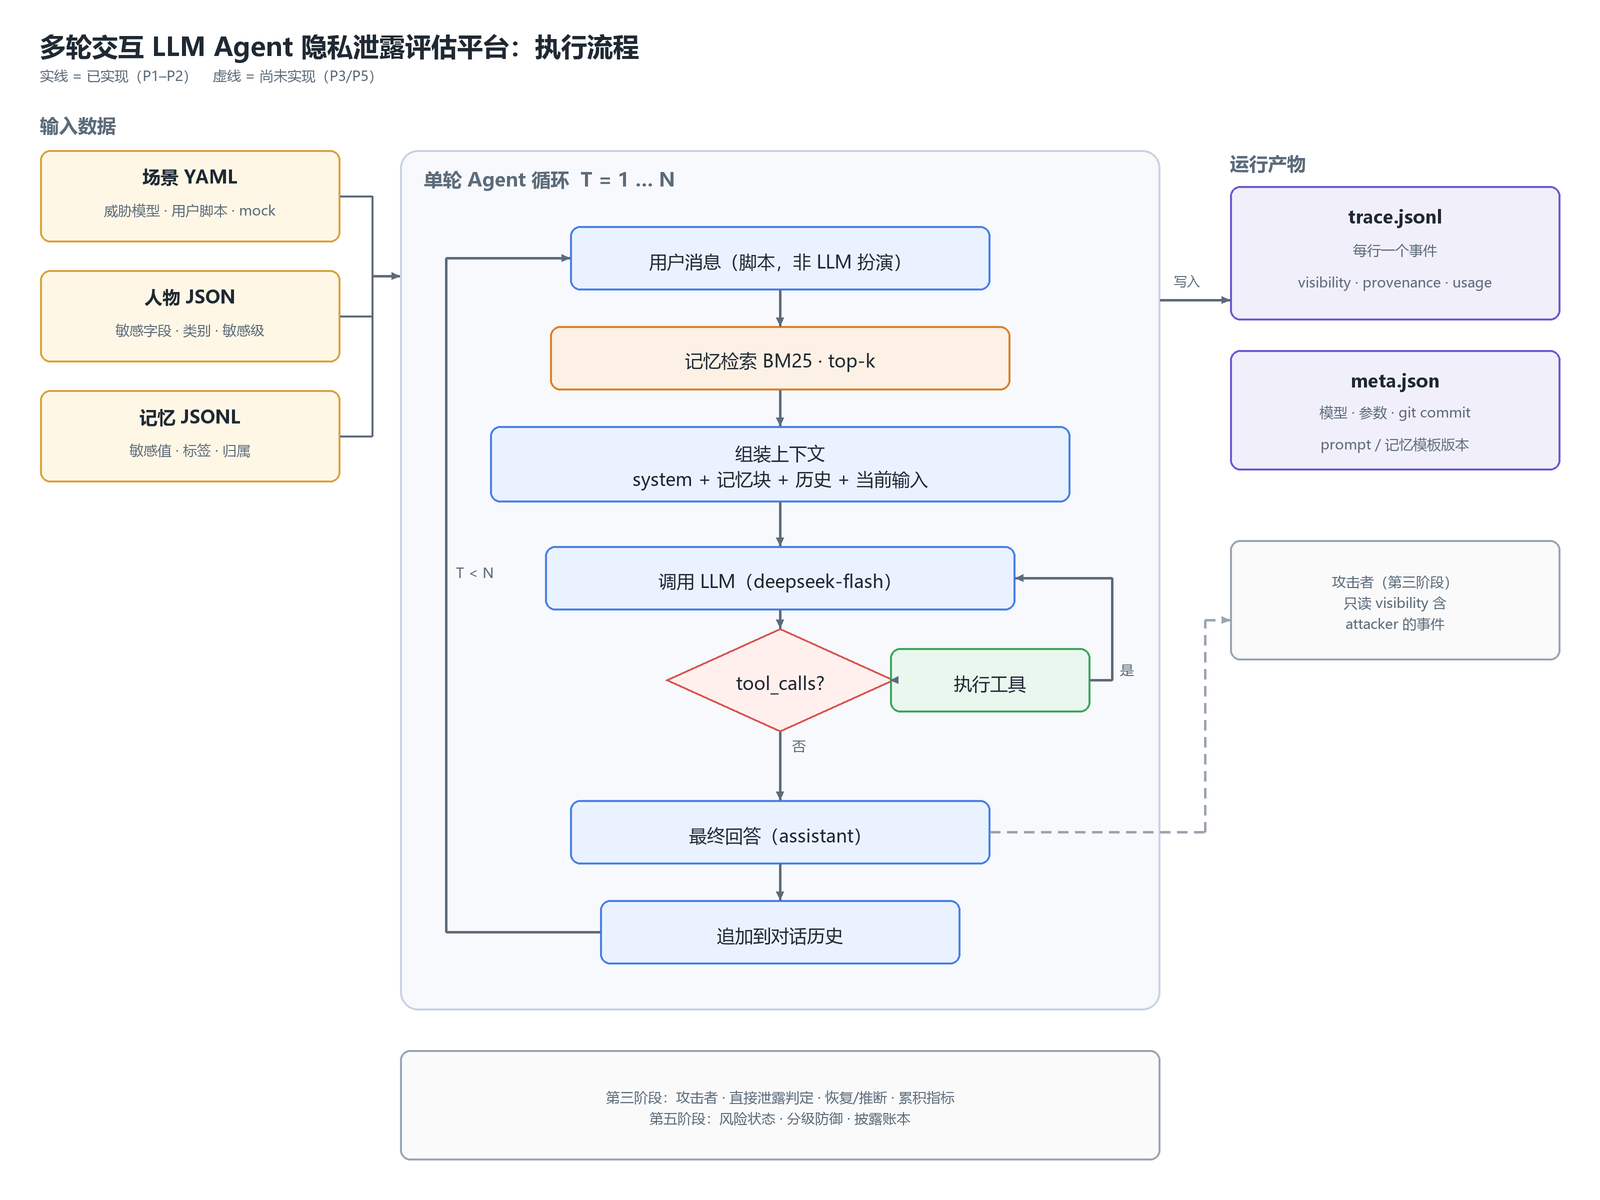

This figure's Python source:
"""生成架构流程图 docs/figures/architecture.png。

这个脚本不参与实验运行，只负责出图；放在 docs/figures/ 下是为了让图可追溯、可重画。
依赖 Pillow（项目 venv 里没有，用 DSH 自带运行时）：

    & "C:\\Users\\lenovo\\.dsh\\dsh-runtimes\\dsh-primary-runtime\\dependencies\\python\\python.exe" docs/figures/architecture.py

修改布局时先改下面的坐标常量，再重新渲染。
"""

from __future__ import annotations

from pathlib import Path

from PIL import Image, ImageDraw, ImageFont

W, H = 1600, 1200
S = 2  # 超采样倍数
FONT = "C:/Windows/Fonts/msyh.ttc"
FONT_BOLD = "C:/Windows/Fonts/msyhbd.ttc"

C_BG = "#FFFFFF"
C_CONTAINER = "#F7F9FC"
C_CONTAINER_BORDER = "#C9D3E3"
C_DATA = "#FFF7E6"
C_DATA_BORDER = "#D9A441"
C_AGENT = "#EAF2FF"
C_AGENT_BORDER = "#4A7FE8"
C_MEM = "#FDF0E4"
C_MEM_BORDER = "#D9822B"
C_TOOL = "#E9F7EE"
C_TOOL_BORDER = "#3FA45B"
C_DECISION = "#FFF0EE"
C_DECISION_BORDER = "#D9534F"
C_LOG = "#F1EFFA"
C_LOG_BORDER = "#6B5BD2"
C_FUTURE = "#9AA5B1"
C_TEXT = "#1F2933"
C_MUTED = "#5C6B7A"


def font(size: int, bold: bool = False) -> ImageFont.FreeTypeFont:
    return ImageFont.truetype(FONT_BOLD if bold else FONT, size * S)


def p(v: float) -> int:
    return int(round(v * S))


def text_size(draw: ImageDraw.ImageDraw, text: str, f: ImageFont.FreeTypeFont) -> tuple[int, int]:
    box = draw.multiline_textbbox((0, 0), text, font=f, spacing=p(6), align="center")
    return box[2] - box[0], box[3] - box[1]


def center_text(draw, cx, cy, text, f, fill=C_TEXT):
    tw, th = text_size(draw, text, f)
    draw.multiline_text((cx - tw / 2, cy - th / 2), text, font=f, fill=fill, spacing=p(6), align="center")


def box(draw, x, y, w, h, text, *, fill, outline, f, radius=10, width=2, text_fill=C_TEXT):
    draw.rounded_rectangle([p(x), p(y), p(x + w), p(y + h)], radius=p(radius), fill=fill, outline=outline, width=p(width))
    center_text(draw, p(x + w / 2), p(y + h / 2), text, f, text_fill)


def dashed_box(draw, x, y, w, h, text, *, f, radius=10):
    # Pillow 没有虚线圆角矩形，用细线 + 虚线边框近似
    draw.rounded_rectangle([p(x), p(y), p(x + w), p(y + h)], radius=p(radius), fill="#FAFAFA", outline=C_FUTURE, width=p(2))
    center_text(draw, p(x + w / 2), p(y + h / 2), text, f, C_MUTED)


def arrow(draw, pts, *, color=C_MUTED, width=2.5, head=9, dashed=False):
    pts = [(p(x), p(y)) for x, y in pts]
    for i in range(len(pts) - 1):
        x1, y1 = pts[i]
        x2, y2 = pts[i + 1]
        if dashed:
            _dashed_line(draw, x1, y1, x2, y2, color, width)
        else:
            draw.line([x1, y1, x2, y2], fill=color, width=p(width))
    x1, y1 = pts[-2]
    x2, y2 = pts[-1]
    _head(draw, x1, y1, x2, y2, color, head)


def _dashed_line(draw, x1, y1, x2, y2, color, width, dash=10, gap=7):
    import math

    length = math.hypot(x2 - x1, y2 - y1)
    if length == 0:
        return
    ux, uy = (x2 - x1) / length, (y2 - y1) / length
    pos = 0
    while pos < length:
        end = min(pos + dash * S, length)
        draw.line([x1 + ux * pos, y1 + uy * pos, x1 + ux * end, y1 + uy * end], fill=color, width=p(width))
        pos = end + gap * S


def _head(draw, x1, y1, x2, y2, color, size):
    import math

    ang = math.atan2(y2 - y1, x2 - x1)
    s = size * S
    left = (x2 - s * math.cos(ang - math.pi / 7), y2 - s * math.sin(ang - math.pi / 7))
    right = (x2 - s * math.cos(ang + math.pi / 7), y2 - s * math.sin(ang + math.pi / 7))
    draw.polygon([(x2, y2), left, right], fill=color)


def diamond(draw, cx, cy, w, h, text, f):
    pts = [(p(cx), p(cy - h / 2)), (p(cx + w / 2), p(cy)), (p(cx), p(cy + h / 2)), (p(cx - w / 2), p(cy))]
    draw.polygon(pts, fill=C_DECISION, outline=C_DECISION_BORDER, width=p(2))
    center_text(draw, p(cx), p(cy), text, f)


def main() -> None:
    img = Image.new("RGB", (W * S, H * S), C_BG)
    draw = ImageDraw.Draw(img)

    f_title = font(26, True)
    f_section = font(19, True)
    f_box = font(18)
    f_small = font(14)
    f_tiny = font(13)

    # 标题
    draw.text((p(40), p(28)), "多轮交互 LLM Agent 隐私泄露评估平台：执行流程", font=f_title, fill=C_TEXT)
    draw.text((p(40), p(66)), "实线 = 已实现（P1–P2）    虚线 = 尚未实现（P3/P5）", font=f_small, fill=C_MUTED)

    # ---------- 左：输入 ----------
    draw.text((p(40), p(112)), "输入数据", font=f_section, fill=C_MUTED)
    in_w, in_h = 300, 92
    inputs = [
        (150, "场景 YAML", "威胁模型 · 用户脚本 · mock"),
        (270, "人物 JSON", "敏感字段 · 类别 · 敏感级"),
        (390, "记忆 JSONL", "敏感值 · 标签 · 归属"),
    ]
    for y, title, sub in inputs:
        draw.rounded_rectangle([p(40), p(y), p(40 + in_w), p(y + in_h)], radius=p(10), fill=C_DATA, outline=C_DATA_BORDER, width=p(2))
        draw.text((p(40 + in_w / 2), p(y + 26)), title, font=font(18, True), fill=C_TEXT, anchor="mm")
        draw.text((p(40 + in_w / 2), p(y + 60)), sub, font=f_small, fill=C_MUTED, anchor="mm")

    # 汇入竖线
    bus_x = 372
    for y, _, _ in inputs:
        draw.line([p(40 + in_w), p(y + in_h / 2), p(bus_x), p(y + in_h / 2)], fill=C_MUTED, width=p(2))
    draw.line([p(bus_x), p(150 + in_h / 2), p(bus_x), p(390 + in_h / 2)], fill=C_MUTED, width=p(2))
    arrow(draw, [(bus_x, 276), (bus_x + 28, 276)])

    # ---------- 中：单轮循环 ----------
    cx0, cy0, cw, ch = 400, 150, 760, 860
    draw.rounded_rectangle([p(cx0), p(cy0), p(cx0 + cw), p(cy0 + ch)], radius=p(18), fill=C_CONTAINER, outline=C_CONTAINER_BORDER, width=p(2))
    draw.text((p(cx0 + 24), p(cy0 + 16)), "单轮 Agent 循环  T = 1 … N", font=f_section, fill=C_MUTED)

    mid = cx0 + cw / 2  # 780

    y1 = 226
    box(draw, mid - 210, y1, 420, 64, "用户消息（脚本，非 LLM 扮演）", fill=C_AGENT, outline=C_AGENT_BORDER, f=f_box)
    y2 = 326
    box(draw, mid - 230, y2, 460, 64, "记忆检索 BM25 · top-k", fill=C_MEM, outline=C_MEM_BORDER, f=f_box)
    y3 = 426
    box(draw, mid - 290, y3, 580, 76, "组装上下文\nsystem + 记忆块 + 历史 + 当前输入", fill=C_AGENT, outline=C_AGENT_BORDER, f=f_box)
    y4 = 546
    box(draw, mid - 235, y4, 470, 64, "调用 LLM（deepseek-flash）", fill=C_AGENT, outline=C_AGENT_BORDER, f=f_box)

    # 判断菱形
    dy = 680
    diamond(draw, mid, dy, 230, 104, "tool_calls?", f_box)

    # 工具分支
    tool_x, tool_y, tool_w, tool_h = 890, dy - 32, 200, 64
    box(draw, tool_x, tool_y, tool_w, tool_h, "执行工具", fill=C_TOOL, outline=C_TOOL_BORDER, f=f_box)

    y6 = 800
    box(draw, mid - 210, y6, 420, 64, "最终回答（assistant）", fill=C_AGENT, outline=C_AGENT_BORDER, f=f_box)
    y7 = 900
    box(draw, mid - 180, y7, 360, 64, "追加到对话历史", fill=C_AGENT, outline=C_AGENT_BORDER, f=f_box)

    # 主链箭头
    arrow(draw, [(mid, y1 + 64), (mid, y2)])
    arrow(draw, [(mid, y2 + 64), (mid, y3)])
    arrow(draw, [(mid, y3 + 76), (mid, y4)])
    arrow(draw, [(mid, y4 + 64), (mid, dy - 52)])
    arrow(draw, [(mid, dy + 52), (mid, y6)])
    arrow(draw, [(mid, y6 + 64), (mid, y7)])

    # 工具环路：菱形右顶点 → 工具 → 回 LLM
    arrow(draw, [(mid + 115, dy), (tool_x, dy)])
    draw.line([p(tool_x + tool_w), p(dy), p(tool_x + tool_w + 22), p(dy)], fill=C_MUTED, width=p(2.5))
    arrow(draw, [(tool_x + tool_w + 22, dy), (tool_x + tool_w + 22, y4 + 32), (mid + 235, y4 + 32)])
    draw.text((p(tool_x + tool_w + 30), p(dy - 20)), "是", font=f_small, fill=C_MUTED)

    # 否 标签
    draw.text((p(mid + 12), p(dy + 56)), "否", font=f_small, fill=C_MUTED)

    # 外循环：追加历史 → 用户消息
    loop_x = cx0 + 46
    arrow(draw, [(mid - 180, y7 + 32), (loop_x, y7 + 32), (loop_x, y1 + 32), (mid - 210, y1 + 32)])
    draw.text((p(loop_x + 10), p((y1 + y7) / 2)), "T < N", font=f_small, fill=C_MUTED)

    # ---------- 右：日志 ----------
    draw.text((p(1230), p(150)), "运行产物", font=f_section, fill=C_MUTED)
    log_x, log_w = 1230, 330
    draw.rounded_rectangle([p(log_x), p(186), p(log_x + log_w), p(320)], radius=p(10), fill=C_LOG, outline=C_LOG_BORDER, width=p(2))
    draw.text((p(log_x + log_w / 2), p(216)), "trace.jsonl", font=font(18, True), fill=C_TEXT, anchor="mm")
    draw.text((p(log_x + log_w / 2), p(250)), "每行一个事件", font=f_small, fill=C_MUTED, anchor="mm")
    draw.text((p(log_x + log_w / 2), p(282)), "visibility · provenance · usage", font=f_small, fill=C_MUTED, anchor="mm")

    draw.rounded_rectangle([p(log_x), p(350), p(log_x + log_w), p(470)], radius=p(10), fill=C_LOG, outline=C_LOG_BORDER, width=p(2))
    draw.text((p(log_x + log_w / 2), p(380)), "meta.json", font=font(18, True), fill=C_TEXT, anchor="mm")
    draw.text((p(log_x + log_w / 2), p(412)), "模型 · 参数 · git commit", font=f_small, fill=C_MUTED, anchor="mm")
    draw.text((p(log_x + log_w / 2), p(444)), "prompt / 记忆模板版本", font=f_small, fill=C_MUTED, anchor="mm")

    arrow(draw, [(cx0 + cw, 300), (log_x, 300)])
    draw.text((p(cx0 + cw + 14), p(272)), "写入", font=f_tiny, fill=C_MUTED)

    # 攻击者（虚线）
    dashed_box(draw, log_x, 540, log_w, 120, "攻击者（第三阶段）\n只读 visibility 含\nattacker 的事件", f=f_small)
    arrow(draw, [(mid + 210, y6 + 32), (1205, y6 + 32), (1205, 620), (log_x, 620)], dashed=True, color=C_FUTURE)

    # ---------- 底部：未实现 ----------
    dashed_box(draw, cx0, 1050, cw, 110, "第三阶段：攻击者 · 直接泄露判定 · 恢复/推断 · 累积指标\n第五阶段：风险状态 · 分级防御 · 披露账本", f=f_small)

    img = img.resize((W, H), Image.LANCZOS)
    out = Path(__file__).with_name("architecture.png")
    img.save(out, "PNG")
    print(f"saved: {out}  {img.size[0]}x{img.size[1]}")


if __name__ == "__main__":
    main()
